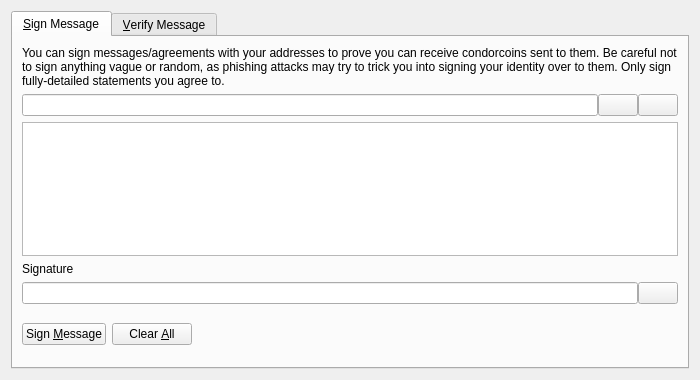
<?xml version="1.0" encoding="UTF-8"?>
<ui version="4.0">
 <class>SignVerifyMessageDialog</class>
 <widget class="QDialog" name="SignVerifyMessageDialog">
  <property name="geometry">
   <rect>
    <x>0</x>
    <y>0</y>
    <width>700</width>
    <height>380</height>
   </rect>
  </property>
  <property name="windowTitle">
   <string>Signatures - Sign / Verify a Message</string>
  </property>
  <property name="modal">
   <bool>true</bool>
  </property>
  <layout class="QVBoxLayout" name="verticalLayout">
   <item>
    <widget class="QTabWidget" name="tabWidget">
     <property name="currentIndex">
      <number>0</number>
     </property>
     <widget class="QWidget" name="tabSignMessage">
      <attribute name="title">
       <string>&amp;Sign Message</string>
      </attribute>
      <layout class="QVBoxLayout" name="verticalLayout_SM">
       <item>
        <widget class="QLabel" name="infoLabel_SM">
         <property name="text">
          <string>You can sign messages/agreements with your addresses to prove you can receive condorcoins sent to them. Be careful not to sign anything vague or random, as phishing attacks may try to trick you into signing your identity over to them. Only sign fully-detailed statements you agree to.</string>
         </property>
         <property name="textFormat">
          <enum>Qt::PlainText</enum>
         </property>
         <property name="wordWrap">
          <bool>true</bool>
         </property>
        </widget>
       </item>
       <item>
        <layout class="QHBoxLayout" name="horizontalLayout_1_SM">
         <property name="spacing">
          <number>0</number>
         </property>
         <item>
          <widget class="QValidatedLineEdit" name="addressIn_SM">
           <property name="toolTip">
            <string>The Condorcoin address to sign the message with</string>
           </property>
          </widget>
         </item>
         <item>
          <widget class="QPushButton" name="addressBookButton_SM">
           <property name="toolTip">
            <string>Choose previously used address</string>
           </property>
           <property name="text">
            <string/>
           </property>
           <property name="icon">
            <iconset resource="../bitcoin.qrc">
             <normaloff>:/icons/address-book</normaloff>:/icons/address-book</iconset>
           </property>
           <property name="shortcut">
            <string>Alt+A</string>
           </property>
           <property name="autoDefault">
            <bool>false</bool>
           </property>
          </widget>
         </item>
         <item>
          <widget class="QPushButton" name="pasteButton_SM">
           <property name="toolTip">
            <string>Paste address from clipboard</string>
           </property>
           <property name="text">
            <string/>
           </property>
           <property name="icon">
            <iconset resource="../bitcoin.qrc">
             <normaloff>:/icons/editpaste</normaloff>:/icons/editpaste</iconset>
           </property>
           <property name="shortcut">
            <string>Alt+P</string>
           </property>
           <property name="autoDefault">
            <bool>false</bool>
           </property>
          </widget>
         </item>
        </layout>
       </item>
       <item>
        <widget class="QPlainTextEdit" name="messageIn_SM">
         <property name="toolTip">
          <string>Enter the message you want to sign here</string>
         </property>
        </widget>
       </item>
       <item>
        <widget class="QLabel" name="signatureLabel_SM">
         <property name="text">
          <string>Signature</string>
         </property>
         <property name="textFormat">
          <enum>Qt::PlainText</enum>
         </property>
        </widget>
       </item>
       <item>
        <layout class="QHBoxLayout" name="horizontalLayout_2_SM">
         <property name="spacing">
          <number>0</number>
         </property>
         <item>
          <widget class="QLineEdit" name="signatureOut_SM">
           <property name="font">
            <font>
             <italic>true</italic>
            </font>
           </property>
           <property name="readOnly">
            <bool>true</bool>
           </property>
          </widget>
         </item>
         <item>
          <widget class="QPushButton" name="copySignatureButton_SM">
           <property name="toolTip">
            <string>Copy the current signature to the system clipboard</string>
           </property>
           <property name="text">
            <string/>
           </property>
           <property name="icon">
            <iconset resource="../bitcoin.qrc">
             <normaloff>:/icons/editcopy</normaloff>:/icons/editcopy</iconset>
           </property>
           <property name="autoDefault">
            <bool>false</bool>
           </property>
          </widget>
         </item>
        </layout>
       </item>
       <item>
        <layout class="QHBoxLayout" name="horizontalLayout_3_SM">
         <item>
          <widget class="QPushButton" name="signMessageButton_SM">
           <property name="toolTip">
            <string>Sign the message to prove you own this Condorcoin address</string>
           </property>
           <property name="text">
            <string>Sign &amp;Message</string>
           </property>
           <property name="icon">
            <iconset resource="../bitcoin.qrc">
             <normaloff>:/icons/edit</normaloff>:/icons/edit</iconset>
           </property>
           <property name="autoDefault">
            <bool>false</bool>
           </property>
          </widget>
         </item>
         <item>
          <widget class="QPushButton" name="clearButton_SM">
           <property name="toolTip">
            <string>Reset all sign message fields</string>
           </property>
           <property name="text">
            <string>Clear &amp;All</string>
           </property>
           <property name="icon">
            <iconset resource="../bitcoin.qrc">
             <normaloff>:/icons/remove</normaloff>:/icons/remove</iconset>
           </property>
           <property name="autoDefault">
            <bool>false</bool>
           </property>
          </widget>
         </item>
         <item>
          <spacer name="horizontalSpacer_1_SM">
           <property name="orientation">
            <enum>Qt::Horizontal</enum>
           </property>
           <property name="sizeHint" stdset="0">
            <size>
             <width>40</width>
             <height>48</height>
            </size>
           </property>
          </spacer>
         </item>
         <item>
          <widget class="QLabel" name="statusLabel_SM">
           <property name="font">
            <font>
             <weight>75</weight>
             <bold>true</bold>
            </font>
           </property>
           <property name="text">
            <string/>
           </property>
           <property name="wordWrap">
            <bool>true</bool>
           </property>
          </widget>
         </item>
         <item>
          <spacer name="horizontalSpacer_2_SM">
           <property name="orientation">
            <enum>Qt::Horizontal</enum>
           </property>
           <property name="sizeHint" stdset="0">
            <size>
             <width>40</width>
             <height>48</height>
            </size>
           </property>
          </spacer>
         </item>
        </layout>
       </item>
      </layout>
     </widget>
     <widget class="QWidget" name="tabVerifyMessage">
      <attribute name="title">
       <string>&amp;Verify Message</string>
      </attribute>
      <layout class="QVBoxLayout" name="verticalLayout_VM">
       <item>
        <widget class="QLabel" name="infoLabel_VM">
         <property name="text">
          <string>Enter the receiver's address, message (ensure you copy line breaks, spaces, tabs, etc. exactly) and signature below to verify the message. Be careful not to read more into the signature than what is in the signed message itself, to avoid being tricked by a man-in-the-middle attack. Note that this only proves the signing party receives with the address, it cannot prove sendership of any transaction!</string>
         </property>
         <property name="textFormat">
          <enum>Qt::PlainText</enum>
         </property>
         <property name="alignment">
          <set>Qt::AlignLeading|Qt::AlignLeft|Qt::AlignTop</set>
         </property>
         <property name="wordWrap">
          <bool>true</bool>
         </property>
        </widget>
       </item>
       <item>
        <layout class="QHBoxLayout" name="horizontalLayout_1_VM">
         <property name="spacing">
          <number>0</number>
         </property>
         <item>
          <widget class="QValidatedLineEdit" name="addressIn_VM">
           <property name="toolTip">
            <string>The Condorcoin address the message was signed with</string>
           </property>
          </widget>
         </item>
         <item>
          <widget class="QPushButton" name="addressBookButton_VM">
           <property name="toolTip">
            <string>Choose previously used address</string>
           </property>
           <property name="text">
            <string/>
           </property>
           <property name="icon">
            <iconset resource="../bitcoin.qrc">
             <normaloff>:/icons/address-book</normaloff>:/icons/address-book</iconset>
           </property>
           <property name="shortcut">
            <string>Alt+A</string>
           </property>
           <property name="autoDefault">
            <bool>false</bool>
           </property>
          </widget>
         </item>
        </layout>
       </item>
       <item>
        <widget class="QPlainTextEdit" name="messageIn_VM"/>
       </item>
       <item>
        <widget class="QValidatedLineEdit" name="signatureIn_VM"/>
       </item>
       <item>
        <layout class="QHBoxLayout" name="horizontalLayout_2_VM">
         <item>
          <widget class="QPushButton" name="verifyMessageButton_VM">
           <property name="toolTip">
            <string>Verify the message to ensure it was signed with the specified Condorcoin address</string>
           </property>
           <property name="text">
            <string>Verify &amp;Message</string>
           </property>
           <property name="icon">
            <iconset resource="../bitcoin.qrc">
             <normaloff>:/icons/transaction_0</normaloff>:/icons/transaction_0</iconset>
           </property>
           <property name="autoDefault">
            <bool>false</bool>
           </property>
          </widget>
         </item>
         <item>
          <widget class="QPushButton" name="clearButton_VM">
           <property name="toolTip">
            <string>Reset all verify message fields</string>
           </property>
           <property name="text">
            <string>Clear &amp;All</string>
           </property>
           <property name="icon">
            <iconset resource="../bitcoin.qrc">
             <normaloff>:/icons/remove</normaloff>:/icons/remove</iconset>
           </property>
           <property name="autoDefault">
            <bool>false</bool>
           </property>
          </widget>
         </item>
         <item>
          <spacer name="horizontalSpacer_1_VM">
           <property name="orientation">
            <enum>Qt::Horizontal</enum>
           </property>
           <property name="sizeHint" stdset="0">
            <size>
             <width>40</width>
             <height>48</height>
            </size>
           </property>
          </spacer>
         </item>
         <item>
          <widget class="QLabel" name="statusLabel_VM">
           <property name="font">
            <font>
             <weight>75</weight>
             <bold>true</bold>
            </font>
           </property>
           <property name="text">
            <string/>
           </property>
           <property name="wordWrap">
            <bool>true</bool>
           </property>
          </widget>
         </item>
         <item>
          <spacer name="horizontalSpacer_2_VM">
           <property name="orientation">
            <enum>Qt::Horizontal</enum>
           </property>
           <property name="sizeHint" stdset="0">
            <size>
             <width>40</width>
             <height>48</height>
            </size>
           </property>
          </spacer>
         </item>
        </layout>
       </item>
      </layout>
     </widget>
    </widget>
   </item>
  </layout>
 </widget>
 <customwidgets>
  <customwidget>
   <class>QValidatedLineEdit</class>
   <extends>QLineEdit</extends>
   <header>qvalidatedlineedit.h</header>
  </customwidget>
 </customwidgets>
 <resources>
  <include location="../bitcoin.qrc"/>
 </resources>
 <connections/>
</ui>
